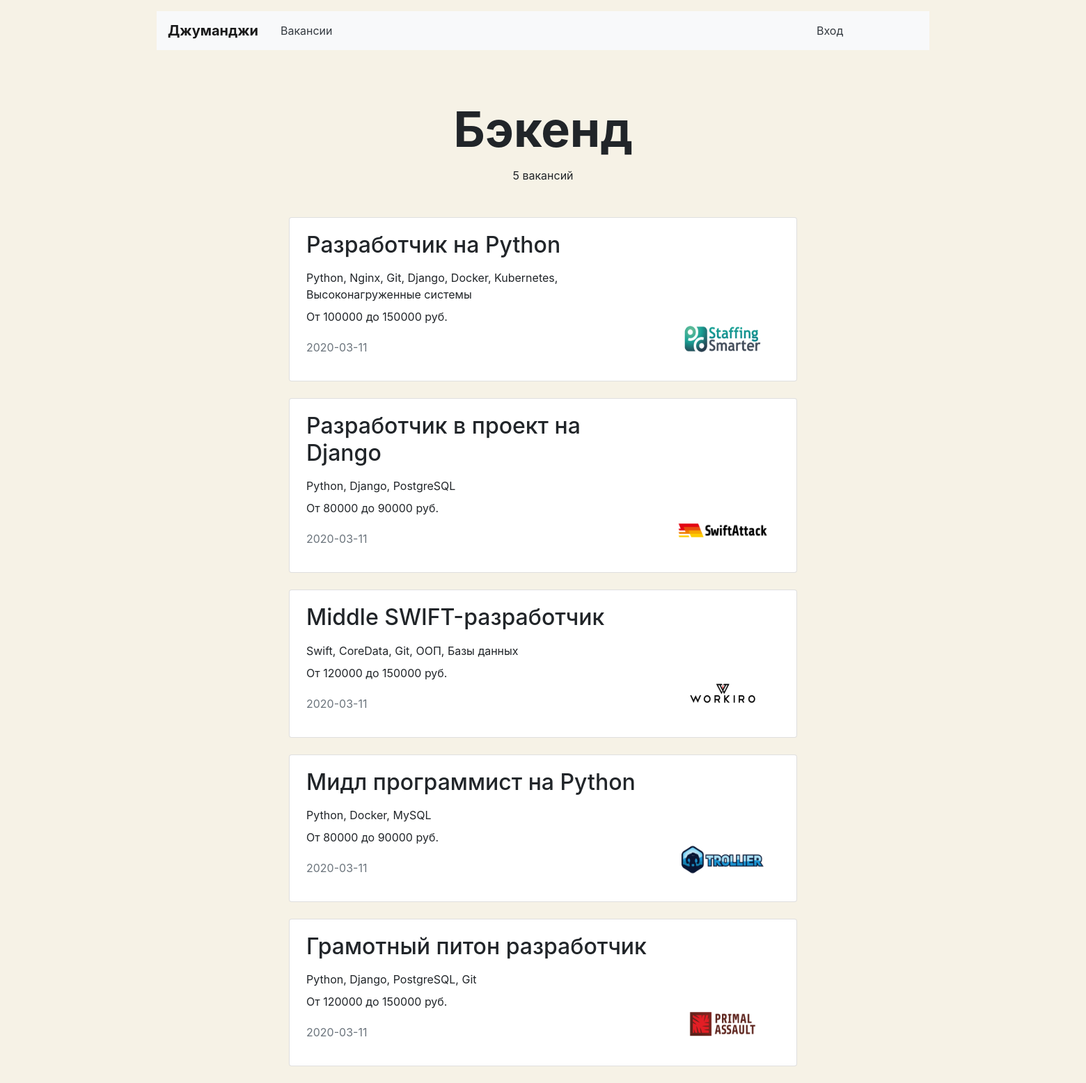
The page /vacancies/cat/backend/ on the database its author committed.
### jum/models.py (models this page shows, shortened)
class Specialty(models.Model):
    code = models.CharField(max_length=16)
    title = models.CharField(max_length=32)
    picture = models.ImageField(upload_to='specialization')

class Vacancy(models.Model):
    title = models.CharField(max_length=32)
    specialty = models.ForeignKey(Specialty, on_delete=models.CASCADE, related_name="vacancies")
    company = models.ForeignKey(Company, on_delete=models.CASCADE, related_name="vacancies")
    skills = models.TextField()
    description = models.TextField()
    salary_min = models.IntegerField()
    salary_max = models.IntegerField()
    published_at = models.CharField(max_length=16)

class Company(models.Model):
    title = models.CharField(max_length=32)
    location = models.CharField(max_length=32)
    logo = models.ImageField(upload_to='company')
    description = models.TextField()
    employee_count = models.IntegerField()
    owner = models.OneToOneField(User, related_name='company', on_delete=models.CASCADE, null=True, blank=True)

### jum/views.py (the view)
# urls.py: re_path(r'vacancies/cat/(?P<slug>\w+)/$', VacanciesByCatView.as_view(), name='cat_vacancies'),
class VacanciesByCatView(ListView):
    model = Vacancy
    template_name = 'jum/vacancies.html'
    def get_queryset(self):
        return Vacancy.objects.filter(specialty__code=self.kwargs['slug'])
    def get_context_data(self, **kwargs):
        context = super(VacanciesByCatView, self).get_context_data(**kwargs)
        context['specialty'] = Specialty.objects.get(code=self.kwargs['slug'])
        return context

### jum/templates/jum/vacancies.html (shortened to what this page needs)
{% extends 'jum/base.html' %}
{% block head %}
<head>
  <link rel="stylesheet" href="https://stackpath.bootstrapcdn.com/bootstrap/4.3.1/css/bootstrap.min.css">
</head>
{% endblock %}
{% block container %}
  <main class="container mt-3">
    <section>
      {% if specialty %}
      <h1 class="h1 text-center mx-auto mt-4 pt-5" style="font-size: 70px;"><strong>{{ specialty.title }}</strong></h1>
      {% endif %}
      <p class="text-center pt-1">{{ object_list|length }} вакансий</p>
      <div class="row mt-5">
        <div class="col-12 col-lg-8 offset-lg-2 m-auto">
          {% for vacancy in object_list %}
          <div class="card mb-4">
            <div class="card-body px-4">
              <div class="row">
                <div class="col-12 col-md-8 col-lg-9">
                  <h2 class="h2 pb-2">{{ vacancy.title }}</h2>
                  <p class="mb-2">{{ vacancy.skills }}</p>
                  <p>От {{ vacancy.salary_min }} до {{ vacancy.salary_max }} руб.</p>
                  <p class="text-muted pt-1">{{ vacancy.published_at }}</p>
                </div>
                <div class="col-12 col-md-4 col-lg-3 d-flex align-items-end">
                  <a href="{% url 'vacancy' vacancy.id %}"><img src="{{ vacancy.company.logo.url }}" width="130" height="80" alt=""></a>
                </div>
              </div>
            </div>
          </div>
          {% endfor %}
        </div>
      </div>
    </section>
  </main>
{% endblock %}

### jum/templates/jum/vacancies.html (style rules this page uses)
body { background-color: #F6F2E6; }

### rows shown on the page
Specialty: title "Бэкенд"
Vacancy: title "Разработчик на Python", skills "Python, Nginx, Git, Django, Docker, Kubernetes, Высоконагруженные системы", salary_min "100000", salary_max "150000", published_at "2020-03-11", company.logo (picture)
Vacancy: title "Разработчик в проект на Django", skills "Python, Django, PostgreSQL", salary_min "80000", salary_max "90000", published_at "2020-03-11", company.logo (picture)
Vacancy: title "Middle SWIFT-разработчик", skills "Swift, CoreData, Git, ООП, Базы данных", salary_min "120000", salary_max "150000", published_at "2020-03-11", company.logo (picture)
Vacancy: title "Мидл программист на Python", skills "Python, Docker, MySQL", salary_min "80000", salary_max "90000", published_at "2020-03-11", company.logo (picture)
Vacancy: title "Грамотный питон разработчик", skills "Python, Django, PostgreSQL, Git", salary_min "120000", salary_max "150000", published_at "2020-03-11", company.logo (picture)

### other values the page prints
{{ object_list|length }} "5"
